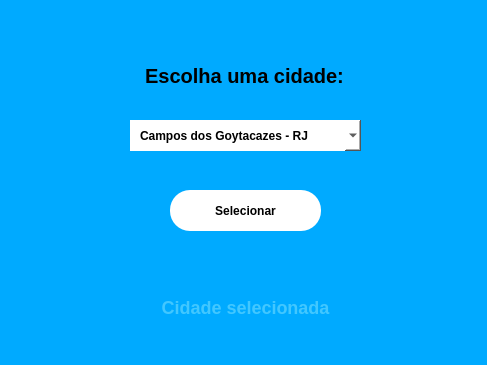
<?xml version="1.0" encoding="UTF-8"?>
<ui version="4.0">
 <class>MainWindow</class>
 <widget class="QMainWindow" name="MainWindow">
  <property name="geometry">
   <rect>
    <x>0</x>
    <y>0</y>
    <width>487</width>
    <height>365</height>
   </rect>
  </property>
  <property name="windowTitle">
   <string>Aula 18 - Combo Box</string>
  </property>
  <property name="styleSheet">
   <string notr="true">background-color: rgb(0, 170, 255);</string>
  </property>
  <property name="toolButtonStyle">
   <enum>Qt::ToolButtonFollowStyle</enum>
  </property>
  <widget class="QWidget" name="centralwidget">
   <widget class="QComboBox" name="comboBox">
    <property name="geometry">
     <rect>
      <x>130</x>
      <y>120</y>
      <width>231</width>
      <height>31</height>
     </rect>
    </property>
    <property name="styleSheet">
     <string notr="true">QComboBox{background-color: rgb(255, 255, 255);border:0;font-weight:bold;font-size:12px;padding: 3px 10px;}</string>
    </property>
    <property name="iconSize">
     <size>
      <width>30</width>
      <height>16</height>
     </size>
    </property>
    <item>
     <property name="text">
      <string>Campos dos Goytacazes - RJ</string>
     </property>
    </item>
    <item>
     <property name="text">
      <string>Ribeirão Preto - SP</string>
     </property>
    </item>
    <item>
     <property name="text">
      <string>New York - NY</string>
     </property>
    </item>
    <item>
     <property name="text">
      <string>Los Angeles - CA</string>
     </property>
    </item>
   </widget>
   <widget class="QLabel" name="label">
    <property name="geometry">
     <rect>
      <x>130</x>
      <y>60</y>
      <width>229</width>
      <height>31</height>
     </rect>
    </property>
    <property name="styleSheet">
     <string notr="true">font-size:20px;font-weight:bold;</string>
    </property>
    <property name="text">
     <string>Escolha uma cidade:</string>
    </property>
    <property name="alignment">
     <set>Qt::AlignCenter</set>
    </property>
   </widget>
   <widget class="QLabel" name="label_3">
    <property name="geometry">
     <rect>
      <x>60</x>
      <y>292</y>
      <width>371</width>
      <height>31</height>
     </rect>
    </property>
    <property name="layoutDirection">
     <enum>Qt::LeftToRight</enum>
    </property>
    <property name="styleSheet">
     <string notr="true">font-size:18px;font-weight:bold; color:rgb(66, 199, 255);</string>
    </property>
    <property name="text">
     <string>Cidade selecionada</string>
    </property>
    <property name="alignment">
     <set>Qt::AlignCenter</set>
    </property>
   </widget>
   <widget class="QPushButton" name="pushButton">
    <property name="geometry">
     <rect>
      <x>170</x>
      <y>190</y>
      <width>151</width>
      <height>41</height>
     </rect>
    </property>
    <property name="styleSheet">
     <string notr="true">QPushButton{border:0; background-color:#FFF;border-radius:20px;font-weight:bold;font-size:12px;}QPushButton:hover{background-color:rgb(211, 211, 211);}</string>
    </property>
    <property name="text">
     <string>Selecionar</string>
    </property>
   </widget>
  </widget>
 </widget>
 <resources/>
 <connections/>
</ui>
